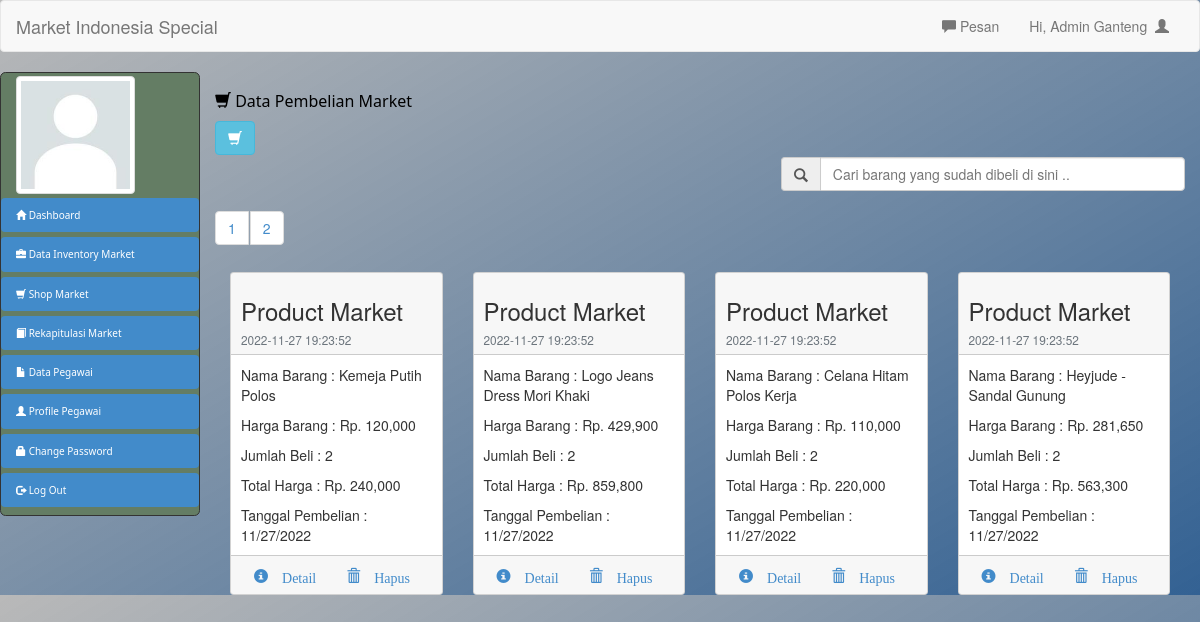
The page /public/view/market/sale.php (signed in) on the database its author committed.
### tables this page shows
CREATE TABLE `pembelian` (
  `kd_beli` int(11) NOT NULL,
  `tanggal` text NOT NULL,
  `namabarang` text NOT NULL,
  `hargabarang` text NOT NULL,
  `jumlahbeli` text NOT NULL,
  `laba` text NOT NULL,
  `total_harga` text NOT NULL
);

### public/view/market/sale.php (the view, shortened to what this page needs)
<?php
include "header.php";
include "../../../database/Migrations/koneksi.php";
?>
<link rel="stylesheet" href="../../../bootstrap/css/card-bootstrap.css">
<link href="https://unpkg.com/gijgo@1.9.14/css/gijgo.min.css" rel="stylesheet" type="text/css"/>
<h3 class="text-medium fw-bolder"><span class="glyphicon glyphicon-shopping-cart">
</span>  Data Pembelian Market</h3>
<button type='button' data-bs-toggle='modal' data-bs-target='#buymenu' class='btn btn-info'>
    <span class="glyphicon glyphicon-shopping-cart"></span></button>
<br>
<?php
$per_hal=4;
$jumlah_record=mysqli_query($con, "SELECT * from pembelian");
$jum=mysqli_num_rows($jumlah_record);
$halaman=ceil($jum / $per_hal);
$page = (isset($_GET['page'])) ? (int)$_GET['page'] : 1;
$start = ($page - 1) * $per_hal;
?>
<form method="GET">
    <div class="input-group col-md-5 col-md-offset-7">
		<span class="input-group-addon" id="basic-addon1"><span class="glyphicon glyphicon-search"></span></span>
		<input type="text" class="form-control" placeholder="Cari barang yang sudah dibeli di sini .." aria-describedby="basic-addon1" name="cari">
	</div>
</form>
<ul class="pagination">
	<?php
	    for($x=1;$x<=$halaman;$x++){
	?>
	<li><a href="?page=<?php echo $x ?>" style="margin-right: 2px;"><?php echo $x ?></a></li>
	<?php
		}
	?>
</ul>
<?php
if(isset($_GET['cari'])){
    $carinamabarang = mysqli_real_escape_string($con, $_GET["cari"]);
    $periksa = mysqli_query($con, "SELECT * FROM pembelian where namabarang like '$carinamabarang'");
}else{
    $periksa = mysqli_query($con, "SELECT * FROM pembelian limit $start, $per_hal");
}
while($p = mysqli_fetch_array($periksa)){
?>
<div class="col-md-3" id="wrap">
    <div class="card">
        <div class="card-header">
            <h3 class="card-title text-5">Product Market</h3>
            <p class="card-text"><small class="text-muted"><?php echo date_create('now', timezone_open('Asia/Bangkok'))->format('Y-m-d H:i:s'); ?></small></p>
        </div>
            <div class="card-body">
                <p class="card-text">Nama Barang : <?php echo $p['namabarang'];?></p>
                <p class="card-text">Harga Barang : <?php echo "Rp. ".number_format($p['hargabarang']);?></p>
                <p class="card-text">Jumlah Beli : <?php echo $p["jumlahbeli"];?></p>
                <p class="card-text">Total Harga : <?php echo "Rp. ".number_format($p['total_harga']);?></p>
                <p class="card-text">Tanggal Pembelian : <?php echo $p['tanggal']?></p>
            </div>
        <div class="card-footer">
            <a href="#" class="btn glyphicon glyphicon-info-sign"> Detail</a>
            <a href="#" class="btn glyphicon glyphicon-trash"> Hapus</a>
        </div>
    </div>
</div>
<?php
}
?>
<?php
include "footer.php";
?>

### css/header-home.css (style rules this page uses)
body { background-image: linear-gradient(150deg, rgba(100, 100, 100, 0.45), rgba(0, 58, 120, 0.8)); }

### public/view/market/sale.php (style rules this page uses)
#wrap { position: relative; flex-flow: nowrap ; flex-direction: row; justify-content: space-around; align-items: center; display: flex; max-width: 576px; }

### rows shown on the page
pembelian: namabarang "Kemeja Putih Polos", hargabarang "120,000", jumlahbeli "2", total_harga "240,000", tanggal "11/27/2022"
pembelian: namabarang "Logo Jeans Dress Mori Khaki", hargabarang "429,900", jumlahbeli "2", total_harga "859,800", tanggal "11/27/2022"
pembelian: namabarang "Celana Hitam Polos Kerja", hargabarang "110,000", jumlahbeli "2", total_harga "220,000", tanggal "11/27/2022"
pembelian: namabarang "Heyjude - Sandal Gunung", hargabarang "281,650", jumlahbeli "2", total_harga "563,300", tanggal "11/27/2022"

### other values the page prints
$_SESSION['namapegawai'] "Admin Ganteng"
